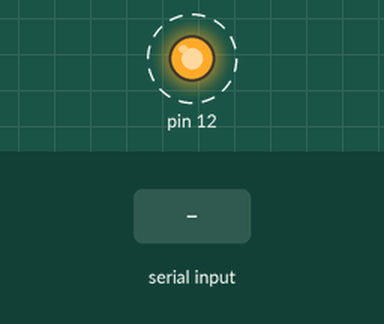
Recording of a sketch running on a simulated Arduino Uno, built with avr-gcc and run on an emulated ATmega328P. Parts: output pins drawn as LEDs (lit = HIGH). Dashed ring = blinking. The inputs (shaded band) are chosen by the test bench. What the sketch prints to the serial monitor is not drawn.

Above: at 0.8 s.
0.9 s: "r" received over Serial
3.9 s: "s" received over Serial
Timing chart, 0 to 11.4 s (numbered marks = the images above; inputs shaded):
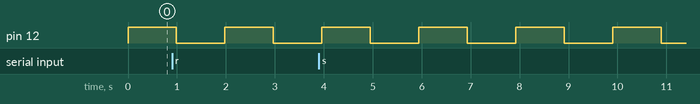

The sketch:

BlinkCount.ino
```cpp
#include <Arduino_FreeRTOS.h>
#include <semphr.h>

TaskHandle_t blink_task;
TaskHandle_t serialCheck_task;
TaskHandle_t printCount_task;

SemaphoreHandle_t serial_write_mutex;

typedef enum{
  PRIORITY_IDLE = 0,
  PRIORITY_LOW,
  PRIORITY_NORMAL,
  PRIORITY_HIGH,
  PRIORITY_CRITICAL
}Task_PRIORITY;

//1秒ごとにLEDを点滅させる
void blink(void* args){
  DDRB |= 0B00010000;//PORTBの４番ピン(Arduino 12ピン)を出力ピンにする
  //millis()で現在時刻を記録するのと同じノリでやっている
  TickType_t xPreviousWakeTime = xTaskGetTickCount();

  while(1){
    //PORTBの4番ピン(Arduino 12ピン)を反転する
    PORTB ^= 0B00010000;
    //1秒ごとに行うための関数
    //第1引数で前回実行した時刻を記録している
    vTaskDelayUntil(&xPreviousWakeTime, 1000/portTICK_PERIOD_MS);
  }
}

void printCount(void* args){
  unsigned long count = 0;
  //TickType_t xPreviousWakeTime = xTaskGetTickCount();
  while(1){
    count ++;
    if(xSemaphoreTake(serial_write_mutex, pdMS_TO_TICKS(10))==pdTRUE){
      Serial.println(count);
    }
    xSemaphoreGive(serial_write_mutex);
    vTaskDelay(1000/portTICK_PERIOD_MS);
    //止まっている間に溜まってしまう->例:10で止め、5秒後に押すと一気に11~15が出力される
    //vTaskDelayUntil(&xPreviousWakeTime, 1000/portTICK_PERIOD_MS);
  }
}

void serialCheck(void* args){

  Serial.println("r : resume, s : suspend");
  while(1){
    if(Serial.available()){

        switch(Serial.read()){
          case 'r' :
          //ここはセマフォにしたほうが良い
            if(xSemaphoreTake(serial_write_mutex, pdMS_TO_TICKS(10))==pdTRUE){
              Serial.println("r received");
            }
            vTaskResume(printCount_task);
            xSemaphoreGive(serial_write_mutex);
            break;
        case 's' :
        //ここはセマフォにしたほうが良い
          if(xSemaphoreTake(serial_write_mutex, pdMS_TO_TICKS(10))==pdTRUE){
            Serial.println("s received");
          }
          vTaskSuspend(printCount_task);
          xSemaphoreGive(serial_write_mutex);
          break;
      }
    }
    vTaskDelay(1);
  }
}

void setup() {
  // put your setup code here, to run once:
  Serial.begin(9600);
  serial_write_mutex = xSemaphoreCreateMutex();
  /*
  優先順位の指定：要件で決める。
  安全上必要なもの,キー入力は上げるなど
  enumで決めておくと自動で値を割り振るのでやりやすく、ぶつからない、ミスりにくい
  */
  xTaskCreate(      blink,       "Blink", 128, NULL, PRIORITY_CRITICAL, &blink_task);       //今回はこれを最優先にするという要件があるので最優先
  xTaskCreate(serialCheck, "SerialCheck", 128, NULL,     PRIORITY_HIGH, &serialCheck_task); //シリアル入力受付はカウント表示より優先度高くしておく
  xTaskCreate( printCount,  "PrintCount", 128, NULL,   PRIORITY_NORMAL, &printCount_task);  //カウント表示は優先度最低

  vTaskStartScheduler();
}

void loop() {
  // put your main code here, to run repeatedly:
}
```

Measured:
- by itself, pin 12: alternates HIGH for 0.99 s and LOW for 0.99 s
